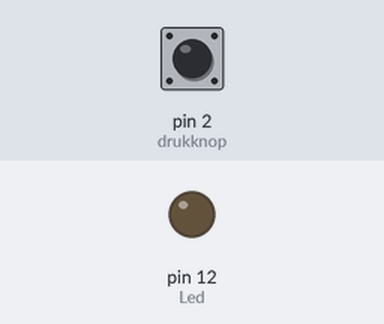
Simulated run of this sketch. Board: Arduino Uno, built with avr-gcc and run on an emulated ATmega328P. Shown: output pins drawn as LEDs (lit = HIGH). The test bench sets the inputs (shaded band); at power-on: pin 2 (drukknop) LOW.

Above: at 1.2 s.
1.3 s: pin 2 (drukknop) pulled HIGH for 0.15 s
At 1.6 s:
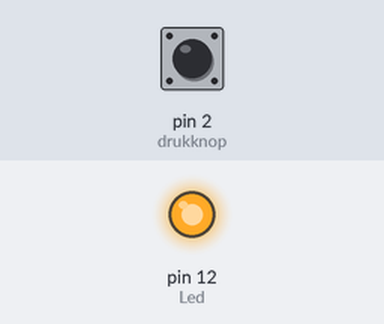
Timing chart, 0 to 7.8 s (numbered marks = the images above; inputs shaded):
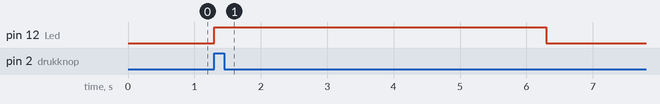

The sketch:

Start_Stop_interrupt.ino
```cpp
const int drukknop = 2;
const int Led = 12;
bool StatusKnop;
bool led_aan;

void setup() {
  Serial.begin(9600);

  pinMode(drukknop, INPUT);
  pinMode(Led, OUTPUT);

}

void loop() {

  StatusKnop = digitalRead(drukknop);

  if (StatusKnop == HIGH)
  {

    digitalWrite(Led, HIGH);
    led_aan = false;
    delay(5000);
  }
  else if (StatusKnop == LOW && led_aan == false)
  {
    digitalWrite(Led, LOW);
  }
}
```

Measured:
- after the input at 1.3 s, pin 12 (Led): LOW → HIGH at once, → LOW 5.0 s later
